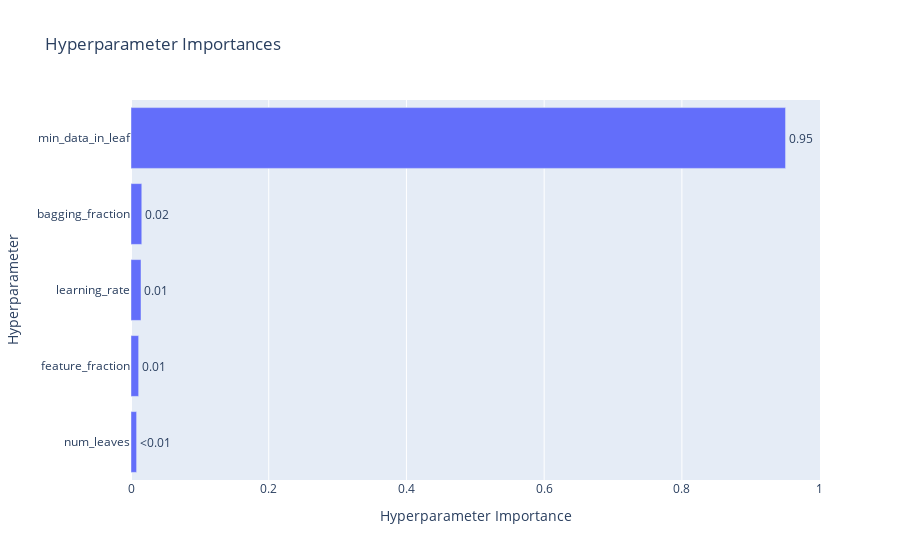

Write notebook code for a chart like this one.
### Code cell
plot_param_importances(study)

### Figure 1 — Plotly figure (JSON) as saved in the notebook; plotly's stock layout.template omitted (floating-point values rounded to 4 significant figures)
{"data": [{"cliponaxis": false, "hovertemplate": ["num_leaves (IntDistribution): 0.008127282425693303<extra></extra>", "feature_fraction (FloatDistribution): 0.01110708522707104<extra></extra>", "learning_rate (FloatDistribution): 0.014556938415450332<extra></extra>", "bagging_fraction (FloatDistribution): 0.0156510947268278<extra></extra>", "min_data_in_leaf (IntDistribution): 0.9505575992049575<extra></extra>"], "name": "Objective Value", "orientation": "h", "text": ["<0.01", "0.01", "0.01", "0.02", "0.95"], "textposition": "outside", "type": "bar", "x": [0.008127, 0.01111, 0.01456, 0.01565, 0.9506], "y": ["num_leaves", "feature_fraction", "learning_rate", "bagging_fraction", "min_data_in_leaf"]}], "layout": {"title": {"text": "Hyperparameter Importances"}, "xaxis": {"title": {"text": "Hyperparameter Importance"}}, "yaxis": {"title": {"text": "Hyperparameter"}}}}
